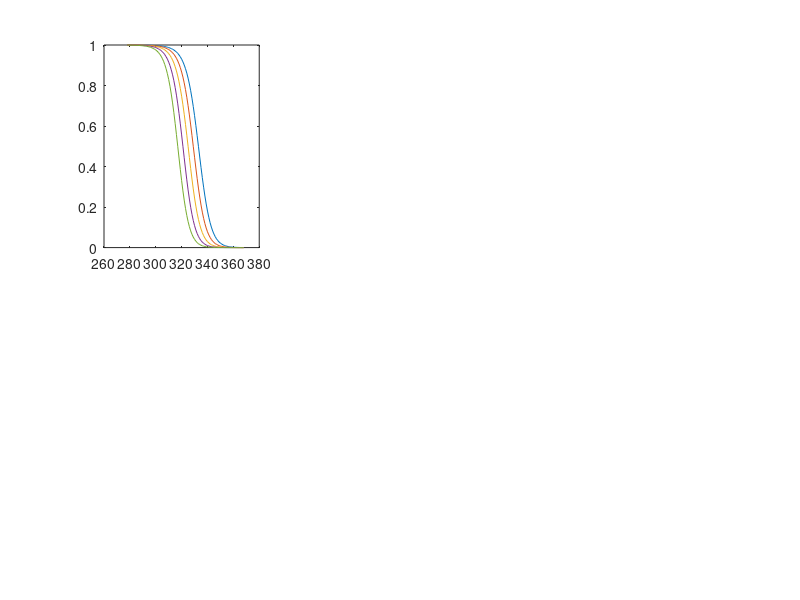

MATLAB code to generate this figure: (Note: this script raises an error after producing the figure.)
% Simulating the different Tm-DHm scenarios

clear all
clc

nres=67; % no. of folded residues in Nhp6A
R=0.008314;
T=[278:1:368]'; % temperature range
Tmx=[333 333 313 313 313]'; % melting temperature
DHmx=[2.9 1.45 1.45 2.9 2.9]'*nres; % enthalpy of unfolding at the midpoint
DCp=(40./1000)*nres; % heat capacity change

for i=1:length(Tmx)

    Tm=Tmx(i,1);
    DHm=DHmx(i,1);
    DTm=4;
    Tmx2=[Tmx(i,1) Tmx(i,1)-DTm*1 Tmx(i,1)-DTm*2 Tmx(i,1)-DTm*3 Tmx(i,1)-DTm*4]'; % Tm of the mutants
    DHmx2=ones(length(Tmx2),1)*DHm;

    for j=1:length(Tmx2)

        if i==5
            DHmx2=[DHmx(i,1) DHmx(i,1)*0.9 DHmx(i,1)*0.8 DHmx(i,1)*0.7 DHmx(i,1)*0.6]'; % DHm of the mutants
        end
            
        DG(i,j,:)=DHmx2(j,1)+DCp*(T-Tmx2(j))-T.*((DHmx2(j,1)./Tmx2(j)+DCp.*log(T./Tmx2(j)))); % stability as a function of temperature

        Keq(i,j,:)=exp(-squeeze(DG(i,j,:))./(R.*T)); % equilibrium constant

        pf(i,j,:)=1./(1+Keq(i,j,:)); % folded state probability

    end
end

subplot(2,3,1)
plot(T,squeeze(pf(1,:,:)),'-')
yyaxis left 
hold
plot([303 303],[0 1],'k--')
axis([280 350 0 1])
xlabel('Temperature (K)'); ylabel('Probability of folded state')
yyaxis right
plot(T,std(squeeze(pf(1,:,:))),'k')
axis([280 350 0 0.4])
title('High DHm, High Tm')

subplot(2,3,2)
plot(T,squeeze(pf(2,:,:)),'-')
yyaxis left 
hold
plot([303 303],[0 1],'k--')
axis([280 350 0 1])
xlabel('Temperature (K)'); ylabel('Probability of folded state')
yyaxis right
plot(T,std(squeeze(pf(2,:,:))),'k')
axis([280 350 0 0.4])
title('Low DHm, High Tm')

subplot(2,3,3)
plot(T,squeeze(pf(3,:,:)),'-')
yyaxis left 
hold
plot([303 303],[0 1],'k--')
axis([280 350 0 1])
xlabel('Temperature (K)'); ylabel('Probability of folded state')
yyaxis right
plot(T,std(squeeze(pf(3,:,:))),'k')
axis([280 350 0 0.4])
title('Low DHm, Low Tm')

subplot(2,3,4)
plot(T,squeeze(pf(4,:,:)),'-')
yyaxis left 
hold
plot([303 303],[0 1],'k--')
axis([280 350 0 1])
xlabel('Temperature (K)'); ylabel('Probability of folded state')
yyaxis right
plot(T,std(squeeze(pf(4,:,:))),'k')
axis([280 350 0 0.4])
title('High DHm, Low Tm')

subplot(2,3,5)
plot(T,squeeze(pf(5,:,:)),'-')
yyaxis left 
hold
plot([303 303],[0 1],'k--')
axis([280 350 0 1])
xlabel('Temperature (K)'); ylabel('Probability of folded state')
yyaxis right
plot(T,std(squeeze(pf(5,:,:))),'k')
axis([280 350 0 0.4])
title('Varying high DHm, Low Tm')
